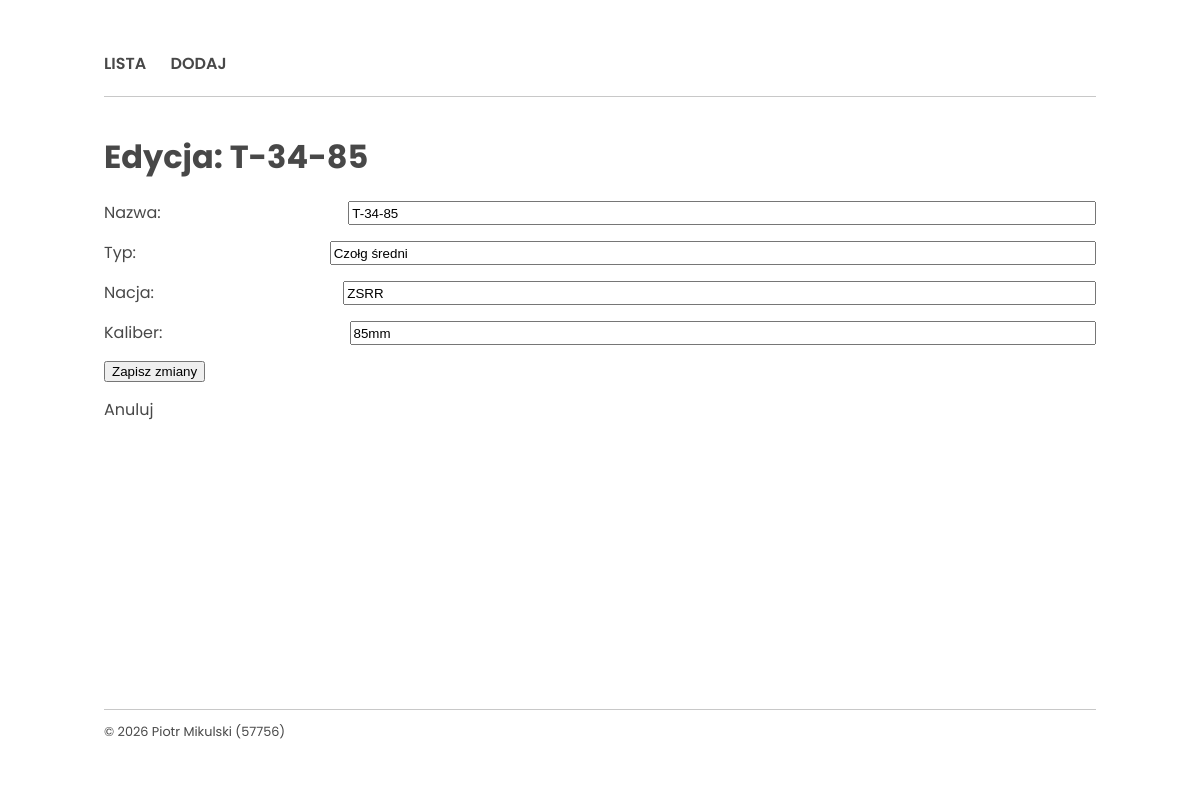
Page /tank/2/edit on the committed database.
### tables this page shows
CREATE TABLE tanks (
        id INTEGER PRIMARY KEY AUTOINCREMENT,
        name TEXT NOT NULL,
        type TEXT NOT NULL,
        nation TEXT NOT NULL,
        caliber TEXT NOT NULL
    );

### app.py (the view, shortened to what this page needs)
@app.route('/tank/<int:tank_id>/edit', methods=('GET', 'POST'))
def edit(tank_id):
    conn = get_db_connection()
    tank = conn.execute('SELECT * FROM tanks WHERE id = ?', (tank_id,)).fetchone()
    conn.close()
    return render_template('edit.html', tank=tank)

### app.py (called while the page is built)
def get_db_connection():
    conn = sqlite3.connect(DATABASE)
    conn.row_factory = sqlite3.Row
    return conn

### templates/edit.html
{% extends 'layout.html' %}
{% block body_class %}edit{% endblock %}
{% block content %}
<h1>Edycja: {{ tank.name }}</h1>
<form method="POST" class="edit-form">
    <div class="form-group"><label>Nazwa:</label><input type="text" name="name" value="{{ tank.name }}" required></div>
    <div class="form-group"><label>Typ:</label><input type="text" name="type" value="{{ tank.type }}" required></div>
    <div class="form-group"><label>Nacja:</label><input type="text" name="nation" value="{{ tank.nation }}" required></div>
    <div class="form-group"><label>Kaliber:</label><input type="text" name="caliber" value="{{ tank.caliber }}" required></div>
    <div class="form-group"><button type="submit">Zapisz zmiany</button></div>
</form>
<ul class="action-list">
    <li><a href="{{ url_for('index') }}">Anuluj</a></li>
</ul>
{% endblock %}

### static/css/style.css (style rules this page uses)
html, body, div, span, applet, object, iframe, h1, h2, h3, h4, h5, h6, p, blockquote, pre, a, abbr, acronym, address, big, cite, code, del, dfn, em, img, ins, kbd, q, s, samp, small, strike, strong, sub, sup, tt, var, b, u, i, center, dl, dt, dd, ol, ul, li, fieldset, form, label, legend, table, caption, tbody, tfoot, thead, tr, th, td, article, aside, canvas, details, embed, figure, figcaption, footer, header, hgroup, menu, nav, output, ruby, section, summary, time, mark, audio, video { margin: 0; padding: 0; border: 0; font-size: 100%; font: inherit; vertical-align: baseline; }
body { line-height: 1; }
ol, ul { list-style: none; }
* { box-sizing: border-box; }
body { background-color: #f5f5f5; display: flex; flex-direction: column; min-height: 95vh; font-family: "Poppins", sans-serif; font-size: 16px; line-height: 24px; color: #484848; }
@media (min-width: 1024px) { body { background: url('https://cdn.pixabay.com/photo/2018/01/26/20/24/pattern-3109720_960_720.jpg'); } }
body h1 { font-size: 2rem; font-weight: bold; margin-top: .5em; margin-bottom: 1em; }
body a { text-decoration: none; color: #484848; }
.edit .edit-form { margin-bottom: 1em; }
.edit .edit-form .form-group { margin-bottom: 1em; width: 100%; display: flex; flex-direction: column; }
@media (min-width: 1024px) { .edit .edit-form .form-group { flex-direction: row; } }
.edit .edit-form .form-group label { display: inline-block; flex-grow: 1; }
.edit .edit-form .form-group input[type="text"] { flex-grow: 3; }
body ul.action-list { margin-top: 1em; margin-bottom: 2em; }
body ul.action-list li { display: inline-block; margin-right: 1em; }

### rows in the picture
tanks: name "T-34-85", type "Czołg średni", nation "ZSRR", caliber "85mm"
